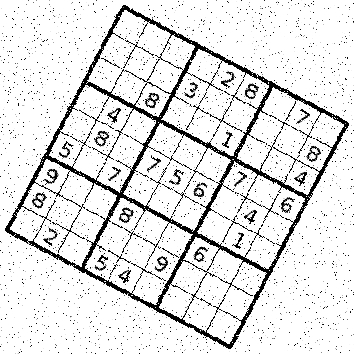
%> input picture testing/misc/sudoku-noisy-rotated.png, 354 x 354 px, given in place of sudoku-noisy-rotated.jpg, which was not available
$ octave test_hough.m   (GNU Octave 9; MATLAB toolbox functions it lacks are replaced by stand-ins)
%> lines starting %> are read from the running program, lines starting %| are printed output that depends on the picture; pictures that were not available may be replaced by others from this repository, and a replacement may not be noted
### lib/image_cleanup/remove_noise.m
function clean_image = remove_noise(labeled_image, label_count, thresh)
%REMOVE_NOISE Given a binary 'labeled_image' such that cells with the same
%integer value are part of the same connected component (and 0 indicating a
%no component), return a 'clean_image' that has all the connected
%components with pixel count less than 'thresh' are set to zero.

clean_image = labeled_image;

for i = 1 : label_count
    locations = find(labeled_image == i);
    count = length(locations);
    if count >= thresh
        clean_image(locations) = 1;
    else
        clean_image(locations) = 0;
    end
end

end

### lib/sudoku/hough_transform_custom.m
function rimg = hough_transform_custom( bimage )
    %HOUGH_TRANSFORM Summary of this function goes here
    %Detailed explanation goes here

    SAMPLE_COUNT = 20000;
    INC = 0.1;

    [rows, cols] = find(bimage);
    points = [rows cols].';
    [buckets(:, 1) buckets(:, 2)] = pol2cart(-45:INC:(45-INC), 1);
    samples = generate_vectors(points, SAMPLE_COUNT);

    dots = abs(buckets * samples);

    [~, indices] = max(dots, [], 1);

    votes = hist(indices, 1:size(buckets, 1));

    [~, I] = max(votes);

    theta = -45 + INC * (I(1) - 1)

    rimg = imrotate(bimage, theta, 'bilinear');
end

function vec = generate_vectors(points, k)
    n = size(points, 2);
    vec = points(:, randi(n, 1, k)) - points(:, randi(n, 1, k));
    norms = sqrt(sum(vec.^2));
    vec = vec(:, norms > 0);
    norms = sqrt(sum(vec.^2));
    vec = bsxfun(@rdivide, vec, norms);
end

### lib/image_cleanup/trim_border.m
function bimage = trim_border( bimage )
%TRIM_BORDER Trim the image to make it only as large as the bounding box
%for its enclosed pixels.
[rows, cols] = find(bimage);
first_row = min(rows);
last_row = max(rows);
first_col = min(cols);
last_col = max(cols);

bimage = bimage(first_row:last_row, first_col:last_col);

end

### lib/unit_tests/test_hough.m
img = imread('sudoku-noisy-rotated.jpg');
%> img is the input picture: size 354x354x3 uint8; min 0, max 255, mean 226.1
%img = imread('sudoku1.png');

img = im2double(img);
%> img: size 354x354x3 double
if size(img, 3) > 1
img = rgb2gray(img);
%> img: size 354x354 double
end

img(img > 0.5) = 1;
img(img <= 0.5) = 0;
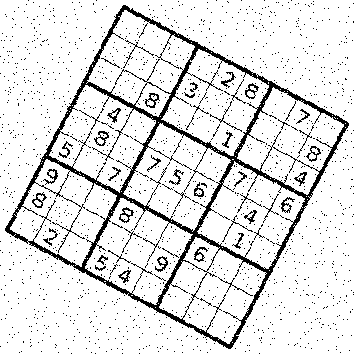
%> img: size 354x354 double; values 0 (black) and 1 (white), 88.7% white; black in thin lines or dots
img = ~img;
%> img: size 354x354 logical; 11.3% white in thin lines or dots

tic;
[lbl, n] = bwlabel(img, 8);
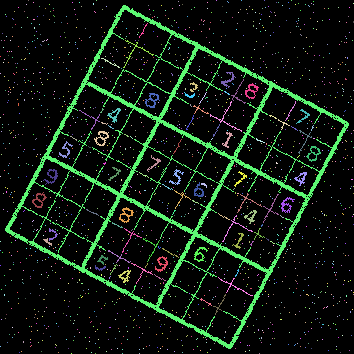
%> lbl: size 354x354 double; 1723 distinct labels, from 0 to 1722; one colour per label, 0 black
%> n = 1722
img = remove_noise(lbl,n, 6);
%> the loop in remove_noise, `for i = 1 : label_count` made 1722 passes
%> (locations, count) on passes 1 to 3: (57, 1), (74, 1), (118, 1)
%> after the loop in remove_noise, `for i = 1 : label_count`:
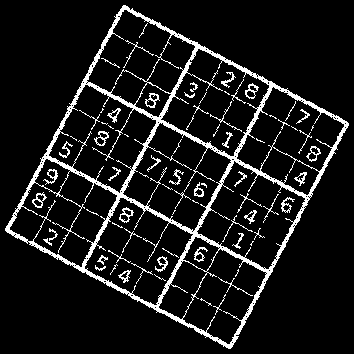
%> clean_image: size 354x354 double; values 0 (black) and 1 (white), 9.9% white in thin lines or dots
fprintf('Noise removal: %5.3f s\n', toc);

tic;
img = hough_transform_custom(img);
%> in hough_transform_custom, `[rows, cols] = find(bimage);`: rows = 12355 values from 6 to 349
%> in generate_vectors, `n = size(points, 2);`: n = 12355
%> in hough_transform_custom, `votes = hist(indices, 1:size(buckets, 1));`: votes = 900 values, max 71 at index 886, min 0 at index 387, mean 22.22
%> in hough_transform_custom, `[~, I] = max(votes);`: I = 886
%> in hough_transform_custom, `theta = -45 + INC * (I(1) - 1)`: theta = 43.5
%> in hough_transform_custom, `rimg = imrotate(bimage, theta, 'bilinear');`:
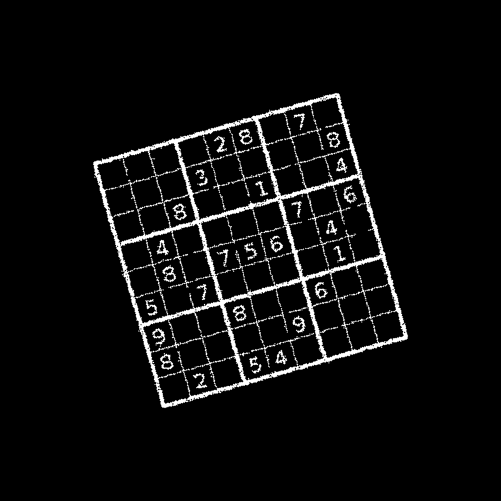
%> rimg: size 501x501 double; min 0, max 1, mean 0.0493
fprintf('Fix Rotation: %5.3f s\n', toc);

img = trim_border(img);
%> in trim_border, `[rows, cols] = find(bimage);`: rows = 20331 values from 93 to 409
%> in trim_border, `first_row = min(rows);`: first_row = 93
%> in trim_border, `last_row = max(rows);`: last_row = 409
%> in trim_border, `first_col = min(cols);`: first_col = 93
%> in trim_border, `last_col = max(cols);`: last_col = 409
%> in trim_border, `bimage = bimage(first_row:last_row, first_col:last_col);`:
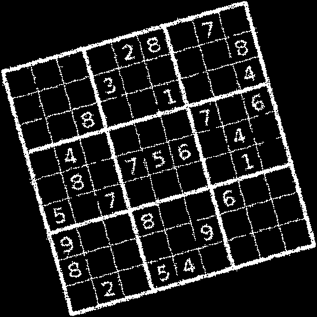
%> bimage: size 317x317 double; min 0, max 1, mean 0.123
imshow(img);

$ run again, with testing/misc/sudoku1.png copied over testing/misc/sudoku-noisy-rotated.png
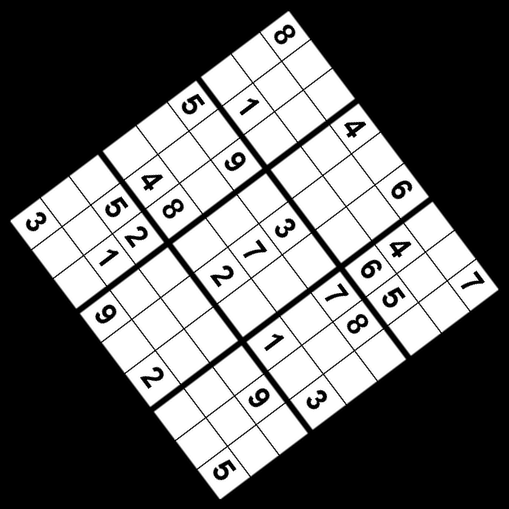
%> input picture testing/misc/sudoku1.png, 509 x 509 px, given in place of sudoku-noisy-rotated.jpg, which was not available
%> img is the input picture: size 509x509 uint8; min 0, max 255, mean 102.4
%> `[lbl, n] = bwlabel(img, 8);`:
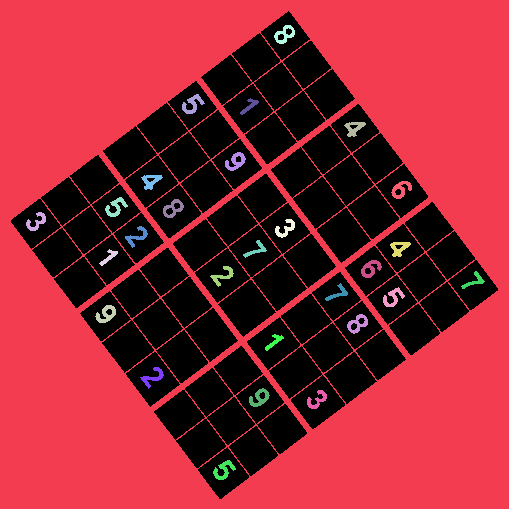
%> lbl: size 509x509 double; 29 distinct labels, from 0 to 28; one colour per label, 0 black
%> `[lbl, n] = bwlabel(img, 8);`: n = 28
%> the loop in remove_noise, `for i = 1 : label_count` made 28 passes
%> count on passes 1 to 8: 150386, 159, 199, 105, 195, 165, 170, 173
%> in hough_transform_custom, `[rows, cols] = find(bimage);`: rows = 154924 values from 1 to 509
%> in generate_vectors, `n = size(points, 2);`: n = 154924
%> votes = 900 values, max 50 at index 58, min 0 at index 390, mean 22.22
%> I = 58
%> theta = -39.3
%> in hough_transform_custom, `rimg = imrotate(bimage, theta, 'bilinear');`:
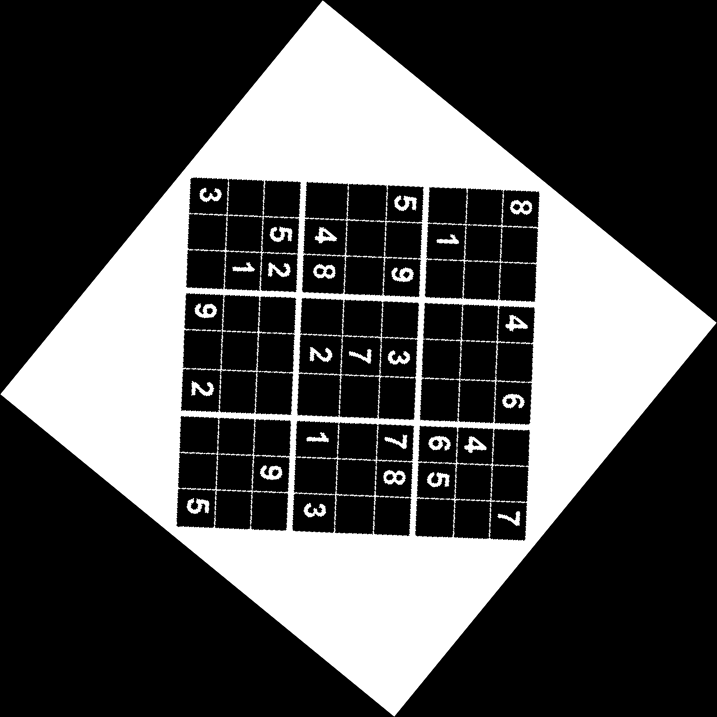
%> rimg: size 717x717 double; min 0, max 1, mean 0.301
%> in trim_border, `[rows, cols] = find(bimage);`: rows = 165274 values from 1 to 717
%> first_row = 1
%> last_row = 717
%> first_col = 1
%> last_col = 717

$ run again, with testing/misc/sudoku8.png copied over testing/misc/sudoku-noisy-rotated.png
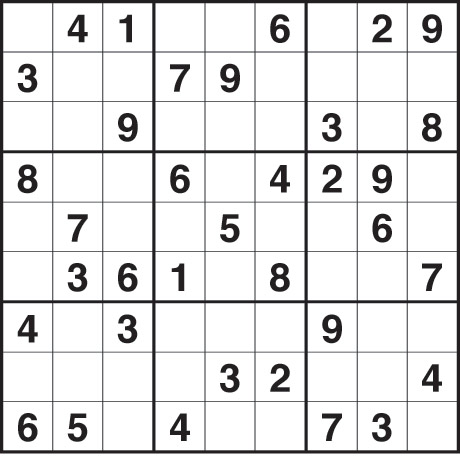
%> input picture testing/misc/sudoku8.png, 460 x 460 px, given in place of sudoku-noisy-rotated.jpg, which was not available
%> img is the input picture: size 460x460x3 uint8; mean R, G, B 227.3, 227.1, 227.3
%> `[lbl, n] = bwlabel(img, 8);`:
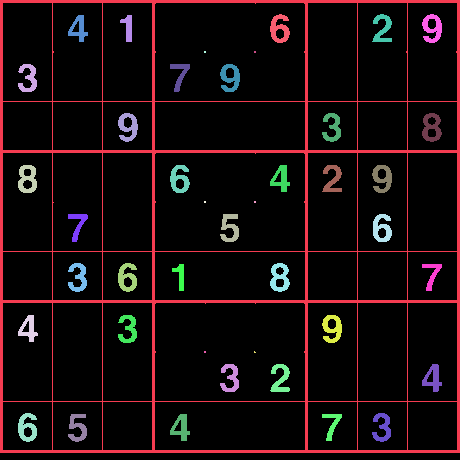
%> lbl: size 460x460 double; 43 distinct labels, from 0 to 42; one colour per label, 0 black
%> `[lbl, n] = bwlabel(img, 8);`: n = 42
%> the loop in remove_noise, `for i = 1 : label_count` made 42 passes
%> count on passes 1 to 8: 13937, 286, 339, 256, 333, 256, 221, 295
%> in hough_transform_custom, `[rows, cols] = find(bimage);`: rows = 24039 values from 1 to 453; cols = 24039 values from 1 to 460
%> in generate_vectors, `n = size(points, 2);`: n = 24039
%> votes = 900 values, max 160 at index 184, min 1 at index 383, mean 22.22
%> I = 184
%> theta = -26.7
%> in trim_border, `[rows, cols] = find(bimage);`: rows = 32918 values from 1 to 612; cols = 32918 values from 4 to 618
%> first_row = 1
%> last_row = 612
%> first_col = 4
%> last_col = 618
%> in trim_border, `bimage = bimage(first_row:last_row, first_col:last_col);`:
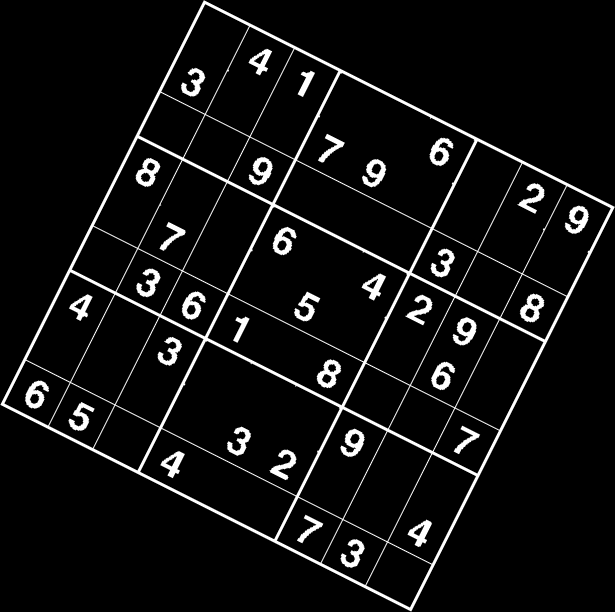
%> bimage: size 612x615 double; min 0, max 1, mean 0.0638
